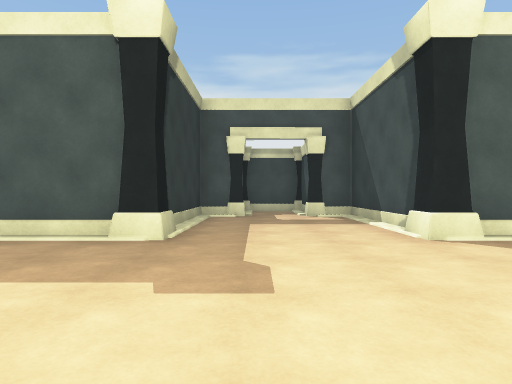
[1] (above)

15 first-person views from a walk through a Unity game level. The camera is 1.2 m above the floor, looks level and sees 75° across. The floor is counted in squares, 2 m on a side. Each view is taken from the middle of a square. On the plan, view 1 faces up. The plan holds only what a view shows up to about 10 squares ahead; the rest is blank. The player character is not drawn.

[2]
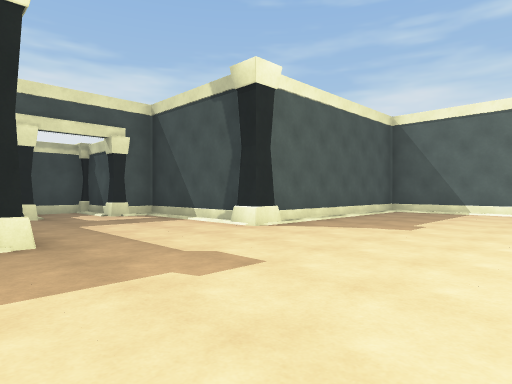

[3]
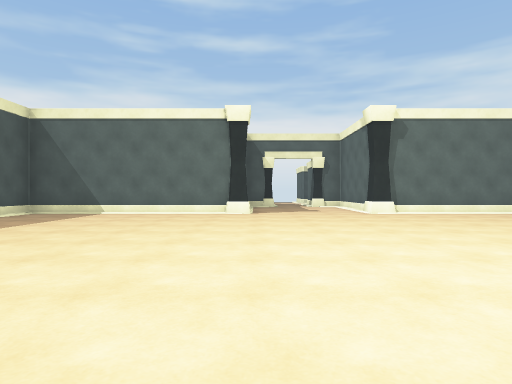

[4]
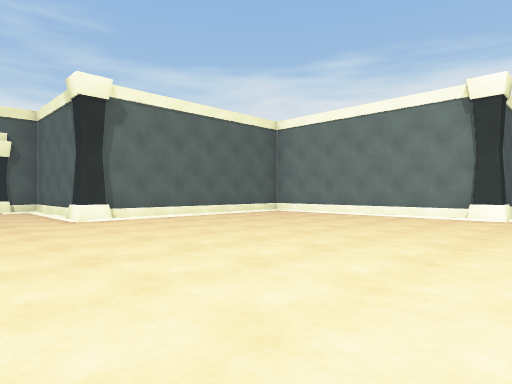

[5]
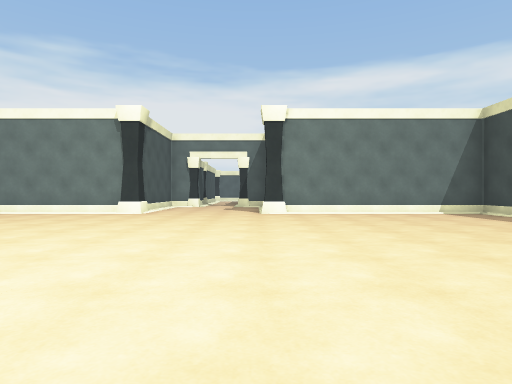

[6]
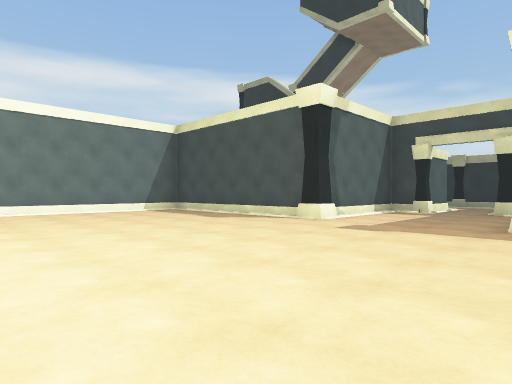

[7]
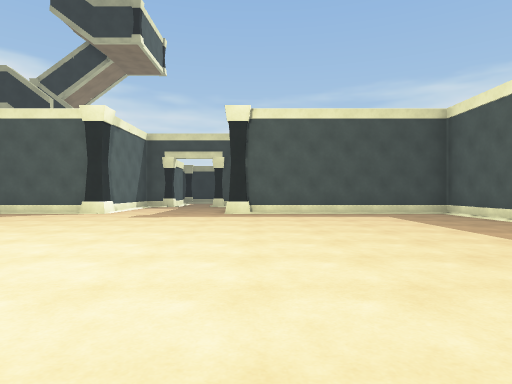

[8]
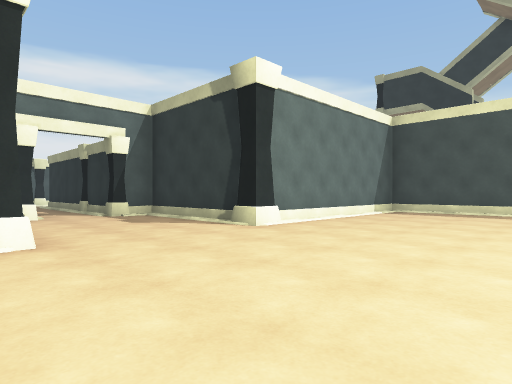

[9]
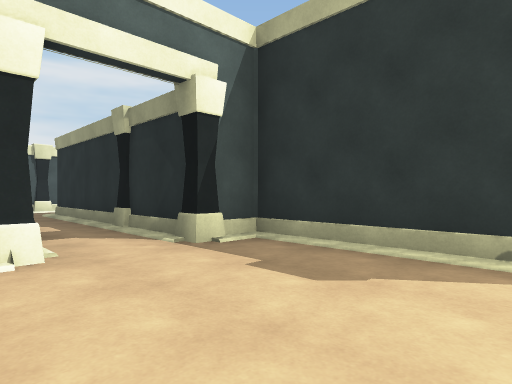

[10]
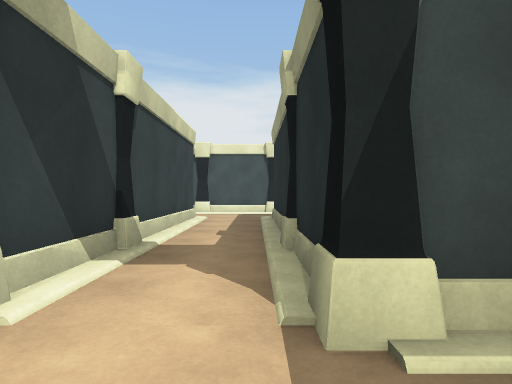

[11]
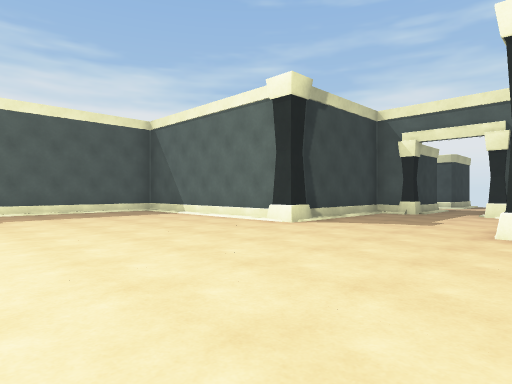

[12]
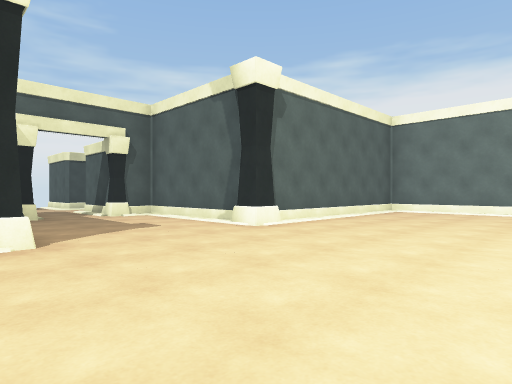

[13]
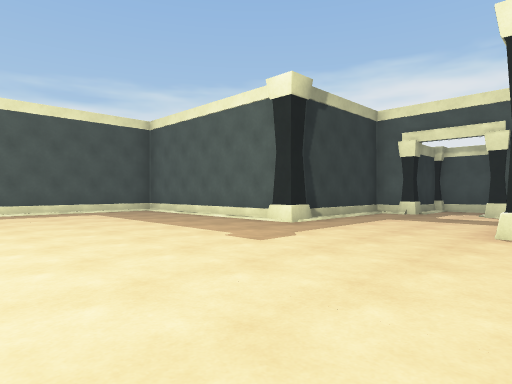

[14]
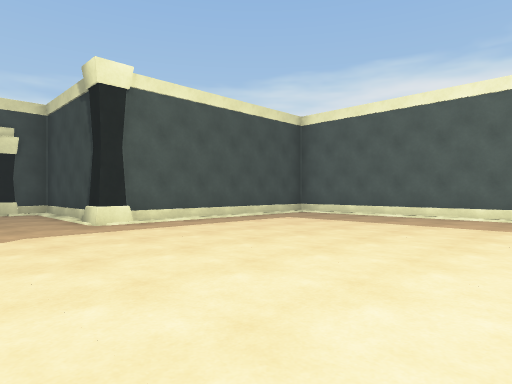

[15]
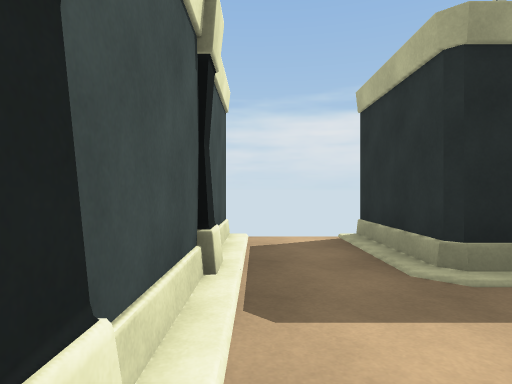

### Floor plan
Points are (right, up) in squares from view 1. A wall is a line through its corners. A room is listed if a view was taken in it or the views show most of it. See-through windows are left out.
Room 1 (views 1, 2, 3, 4, 5, 6, 7, 8, 9, 10, 11, 12, 13, 14, 15)
walls: (-1.9, -11.2) (-1.2, -11.2); (2.2, -11.4) (7.8, -11.4); (-1.4, -11.9) (-1.4, -15.4) (-0.4, -15.4) (-0.4, -21.6) (-2.5, -21.6); (2.2, -11.7) (2.2, -11.2) (2.9, -11.2); (2.4, -11.8) (2.4, -11.4); (-7.8, -5.4) (-7.4, -5.4) (-7.4, -11.4) (-1.4, -11.4) (-1.4, -11.7); (-7.9, -5.2) (-7.2, -5.2) (-7.2, -5.9); (-7.2, -1.1) (-7.2, -1.8); (8.2, -5.9) (8.2, -5.2); (-8.1, -1.6) (-11.4, -1.6) (-11.4, -2.8); (8.9, -5.4) (12.4, -5.4) (12.4, -4.4); (2.4, -13.6) (2.4, -12.6); (8.7, -1.6) (8.4, -1.6) (8.4, 4.4) (2.4, 4.4) (2.4, 4.7); (8.8, -1.8) (8.2, -1.8) (8.2, -1.1); (2.9, 4.2) (2.2, 4.2); (-1.4, 4.8) (-1.4, 4.4) (-7.4, 4.4) (-7.4, -1.6) (-7.8, -1.6); (-1.2, 4.9) (-1.2, 4.2) (-1.9, 4.2); (8.4, -10.7) (8.4, -5.4) (8.7, -5.4); (2.4, 4.9) (2.4, 8.4) (1.4, 8.4) (1.4, 10.4) (0, 10.4); (-10.8, -5.4) (-7.9, -5.4); (-11.4, -4.4) (-11.4, -4.8); (12.4, -2.6) (12.4, -1.6) (8.9, -1.6); (-0.4, 9.9) (-0.4, 8.4) (-1.4, 8.4) (-1.4, 4.9); (1.4, -21.5) (1.4, -15.8); (-2.5, -23.4) (1.8, -23.4)
low walls: (-1.2, -11.2) (-1.2, -11.7); (-7.2, -1.8) (-7.7, -1.8); (8.2, -5.2) (8.9, -5.2); (2.2, 4.2) (2.2, 4.9)
ways out: opening at (-12.5, -3.5); opening at (13.5, -3.5)

Positions as (right, up) in squares from view 1, and headings:
1: (0, 0), facing up
2: (-2, 0), facing up-right
3: (-1, -2), facing right
4: (1, -3), facing down-right
5: (-1, -2), facing down
6: (-1, -1), facing down-left
7: (2, -1), facing left
8: (3, -7), facing down-left
9: (2, -12), facing down-left
10: (0, -14), facing down
11: (3, -6), facing up-right
12: (4, -1), facing down-right
13: (3, -1), facing up-left
14: (-1, -4), facing up-left
15: (2, -23), facing left
